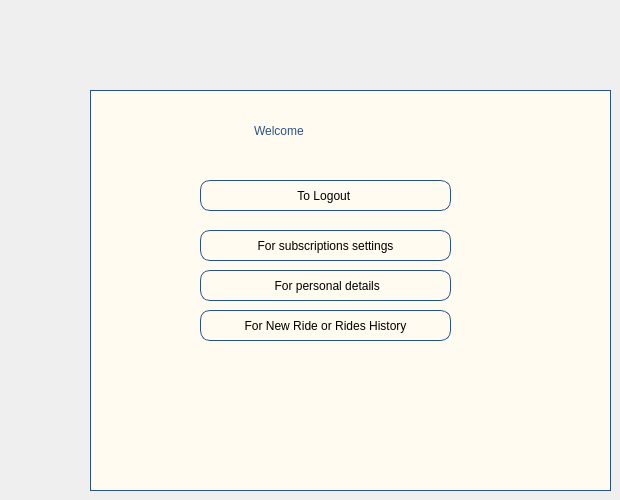
    <widget class="QWidget" name="welcome2_3">
     <widget class="QWidget" name="welcome2" native="true">
      <property name="geometry">
       <rect>
        <x>90</x>
        <y>90</y>
        <width>521</width>
        <height>401</height>
       </rect>
      </property>
      <property name="styleSheet">
       <string notr="true">border:1px solid  rgb(43, 82, 136);


background-color: rgb(255, 251, 240);</string>
      </property>
      <widget class="QPushButton" name="personal_details">
       <property name="geometry">
        <rect>
         <x>110</x>
         <y>180</y>
         <width>251</width>
         <height>31</height>
        </rect>
       </property>
       <property name="styleSheet">
        <string notr="true">border-radius:10px;
font: 10pt &quot;Segoe UI&quot;;
border:1px solid  rgb(43, 82, 136);
</string>
       </property>
       <property name="text">
        <string> For personal details</string>
       </property>
      </widget>
      <widget class="QPushButton" name="sub_settings">
       <property name="geometry">
        <rect>
         <x>110</x>
         <y>140</y>
         <width>251</width>
         <height>31</height>
        </rect>
       </property>
       <property name="styleSheet">
        <string notr="true">border-radius:10px;
font: 10pt &quot;Segoe UI&quot;;
border:1px solid  rgb(43, 82, 136);
</string>
       </property>
       <property name="text">
        <string>For subscriptions settings</string>
       </property>
      </widget>
      <widget class="QPushButton" name="logout">
       <property name="geometry">
        <rect>
         <x>110</x>
         <y>90</y>
         <width>251</width>
         <height>31</height>
        </rect>
       </property>
       <property name="styleSheet">
        <string notr="true">border-radius:10px;
font: 10pt &quot;Segoe UI&quot;;
border:1px solid  rgb(43, 82, 136);
</string>
       </property>
       <property name="text">
        <string>To Logout </string>
       </property>
      </widget>
      <widget class="QPushButton" name="rides">
       <property name="geometry">
        <rect>
         <x>110</x>
         <y>220</y>
         <width>251</width>
         <height>31</height>
        </rect>
       </property>
       <property name="styleSheet">
        <string notr="true">border-radius:10px;
font: 10pt &quot;Segoe UI&quot;;
border:1px solid  rgb(43, 82, 136);
</string>
       </property>
       <property name="text">
        <string>For New Ride or Rides History</string>
       </property>
      </widget>
      <widget class="QLabel" name="label_2">
       <property name="geometry">
        <rect>
         <x>160</x>
         <y>20</y>
         <width>181</width>
         <height>41</height>
        </rect>
       </property>
       <property name="styleSheet">
        <string notr="true">color: rgb(43, 82, 136);
border-color: rgb(255, 251, 240);
font: 700 30pt &quot;Times New Roman&quot;;</string>
       </property>
       <property name="text">
        <string>Welcome</string>
       </property>
      </widget>
     </widget>
    </widget>
